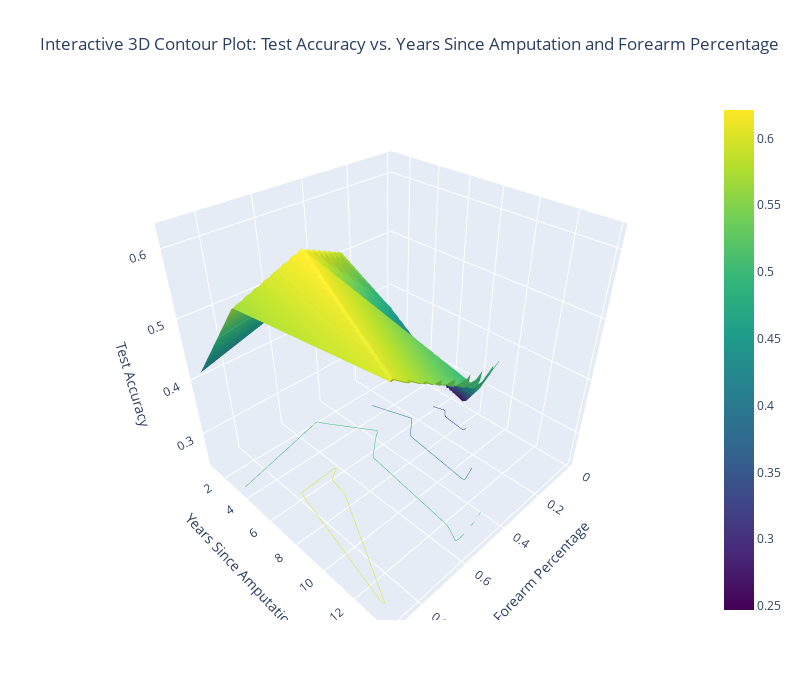

This figure's notebook cell:
### Code cell
import plotly.graph_objects as go
import numpy as np
from scipy.interpolate import griddata

#data
x = results_df['ForearmPercentage']
y = results_df['YearsSinceAmputation']
z = results_df['TestAccuracy']

#Create a grid for Years Since Amputation and Forearm Percentage
xi = np.linspace(x.min(), x.max(), 100)
yi = np.linspace(y.min(), y.max(), 100)
xi, yi = np.meshgrid(xi, yi)

#Interpolate z values to create a grid
zi = griddata((x, y), z, (xi, yi), method='linear')

#3D surface plot with contour lines
fig = go.Figure(data=[go.Surface(
    x=xi,
    y=yi,
    z=zi,
    colorscale='Viridis',  # Use a colormap for gradient
    contours=dict(
        z=dict(
            show=True,  # Show contour lines
            usecolormap=True,  # Use the colormap for the contours
            project_z=True  # Project contours onto the z-plane
        )
    )
)])

#Labels
fig.update_layout(
    title='Interactive 3D Contour Plot: Test Accuracy vs. Years Since Amputation and Forearm Percentage',
    scene=dict(
        xaxis_title='Forearm Percentage',
        yaxis_title='Years Since Amputation',
        zaxis_title='Test Accuracy',
    ),
    width=800,
    height=700
)


fig.show()

### Figure 1 — Plotly figure (JSON) as saved in the notebook; plotly's stock layout.template omitted (floating-point values rounded to 4 significant figures; data arrays with more than 128 entries replaced by an {"elided": "..."} marker saying what was removed)
{"data": [{"colorscale": [[0, "#440154"], [0.1111, "#482878"], [0.2222, "#3e4989"], [0.3333, "#31688e"], [0.4444, "#26828e"], [0.5556, "#1f9e89"], [0.6667, "#35b779"], [0.7778, "#6ece58"], [0.8889, "#b5de2b"], [1, "#fde725"]], "contours": {"z": {"project": {"z": true}, "show": true, "usecolormap": true}}, "type": "surface", "x": {"elided": "100x100 float values"}, "y": {"elided": "100x100 float values"}, "z": {"elided": "100x100 float values"}}], "layout": {"height": 700, "scene": {"xaxis": {"title": {"text": "Forearm Percentage"}}, "yaxis": {"title": {"text": "Years Since Amputation"}}, "zaxis": {"title": {"text": "Test Accuracy"}}}, "title": {"text": "Interactive 3D Contour Plot: Test Accuracy vs. Years Since Amputation and Forearm Percentage"}, "width": 800}}
